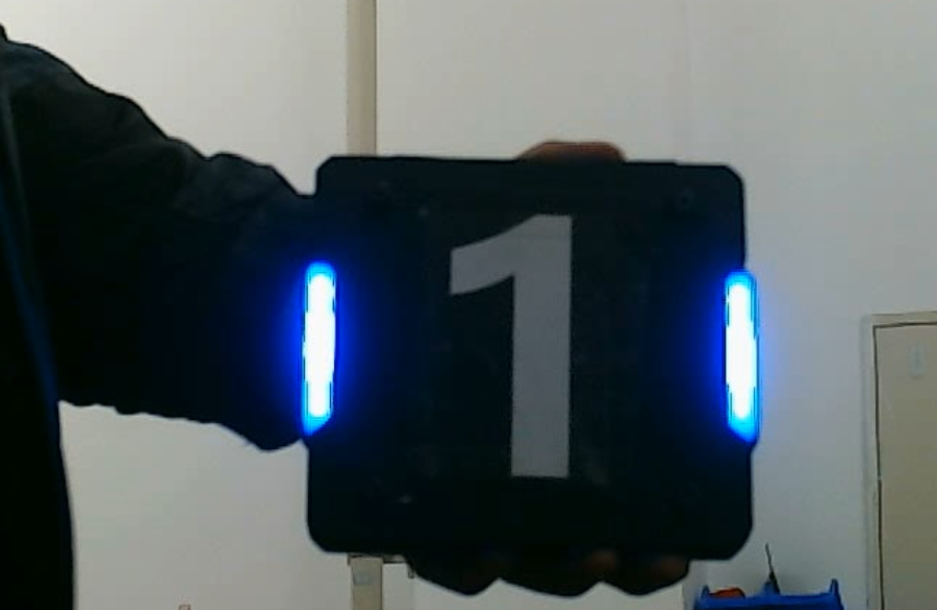
//> input picture img/armor1.png, 937 x 610 px
$ ./shape_detection   (built with g++ and OpenCV 4)
//> lines starting //> are read from the running program, lines starting //| are printed output that depends on the picture; after the words box and inside, x2 and y2 are one past the last pixel; in counts of white or black regions, pixels touching at a corner belong together
/*
特征识别模块
功能：
1 识别图片中的几何图形
2 识别0-9印刷体数字
*/

#include <opencv2/opencv.hpp>
#include <iostream>
#include <vector>
#include <map>
#include <string>
#include <filesystem>

using namespace std;
using namespace cv;

// 图形信息
struct ShapeInfo
{
    int id;
    string type;
    Point center;
    double area;
    Rect bbox;
    vector<Point> contour;
};

//图像预处理 二值图:轮廓检测  边缘图:几何分析
void preprocessForRecognition(
    const Mat& image,
    Mat& binary,
    Mat& edges)
{
    Mat gray;
//转灰度图
    if (image.channels() == 3)
        cvtColor(image, gray, COLOR_BGR2GRAY);
    else
        gray = image.clone();

    Mat blurred;
    GaussianBlur(gray, blurred, Size(5,5),2.0);//第二次更改1.5->2.0
    // 光照不均:自适应阈值-二值化
    //参数:输入 输出 最大像素值
    //阈值计算方式(局部高斯平均)
    //局部窗口大小(11*11)
    //阈值调整常数(用于调节亮度threshold = mean - 参数)
    adaptiveThreshold(
        blurred,
        binary,
        255,
        ADAPTIVE_THRESH_GAUSSIAN_C,
        THRESH_BINARY_INV,
        11,
        2
    );
//8:测试
imshow("binary",binary);
waitKey(0);

//第二次更改:去噪
Mat kernel = getStructuringElement(MORPH_ELLIPSE, Size(3,3));
morphologyEx(binary, binary, MORPH_OPEN, kernel);
morphologyEx(binary, binary, MORPH_CLOSE, kernel);
//第3次更改:50-> 40;100->80
    Canny(blurred, edges, 40, 80);
//梯度 > 参数四 → 强边缘
// 参数三 < 梯度 <参数四 → 弱边缘
// <参数三 → 非边缘
}

 //根据图形类型返回对应的绘制颜色。
 Scalar getShapeColor(const string& type)
{
    map<string, Scalar> colors =
    {
        {"Triangle", Scalar(0,255,255)},
        {"Rectangle", Scalar(0,255,0)},
        {"Square", Scalar(255,255,0)},
        {"Pentagon", Scalar(255,0,255)},
        {"Hexagon", Scalar(255,165,0)},
        {"Circle", Scalar(0,0,255)},
        {"Ellipse", Scalar(255,0,0)},
        {"Polygon", Scalar(128,128,128)},
        {"Unknown", Scalar(255,255,255)}
    };

    if(colors.count(type))//检查该类型是否存在
        return colors[type];

    return Scalar(255,255,255);
}

//形状归类
string classifyShape(
    const vector<Point>& approx,
    double area,
    double perimeter,
    double aspect_ratio
)//近似轮廓, 面积, 周长, 宽高比
{
    int vertices = approx.size();//顶点个数,圆形的近似轮廓顶点数量通常 > 6

    //计算圆度,判断是不是圆形
    double circularity = 0;
    //公式:circularity = 4*pi*A / P²
    if(perimeter > 0)
    {
        circularity = 4 * CV_PI * area / (perimeter * perimeter);
    }


    if(vertices == 3)
        return "Triangle";

    else if(vertices == 4)
    {
        if(aspect_ratio > 0.9 && aspect_ratio < 1.1)//对比宽高比
            return "Square";
        else
            return "Rectangle";
    }

    else if(vertices == 5)
        return "Pentagon";//五边形

    else if(vertices == 6)
        return "Hexagon";//六边形

    else if(vertices > 6)
    {
        if(circularity > 0.75)
            return "Circle";
        else if(aspect_ratio < 0.8 || aspect_ratio > 1.2)//对比宽高比
            return "Ellipse";//椭圆
        else
            return "Polygon";//多边形
    }

    return "Unknown";
}


//几何图形检测
vector<ShapeInfo> detectShapes(
        const Mat& image,
        const Mat& binary,
        const Mat& edges,
        Mat& annotated)//标注图
{
    cout << "\n开始[几何图形检测]\n";

//轮廓检测
    vector<vector<Point>> contours;
//第三次更改,轮廓闭合处理 7:12->10->2 ;6:MORPH_CROSS->MORPH_ELLIPSE
    Mat closed;
    Mat close_kernel = getStructuringElement(MORPH_ELLIPSE, Size(2,2));
    morphologyEx(edges, closed, MORPH_CLOSE, close_kernel,Point(-1,-1),2);

    findContours(
        closed,//3:morph->closed
        contours,
        RETR_EXTERNAL,
        CHAIN_APPROX_SIMPLE
    );
    annotated = image.clone();//创建标注图

    vector<ShapeInfo> shapes;

    for(size_t i=0;i<contours.size();i++)
    {
        double area = contourArea(contours[i]);
        //过滤噪声
        if(area < 100)
            continue;

        double perimeter = arcLength(contours[i], true);//参数:轮廓,是否为闭合曲线

        vector<Point> approx;
        //轮廓近似 参数epsilon = 0.02 * perimeter
        approxPolyDP(
            contours[i],
            approx,
            0.02 * perimeter,
            true
        );

        //计算包围矩形
        Rect rect = boundingRect(approx);

        double aspect_ratio = (double)rect.width / rect.height;
        //判断形状
        string type = classifyShape(
                approx,
                area,
                perimeter,
                aspect_ratio
        );

        Moments m = moments(contours[i]);

        int cx, cy;
        //计算中心点坐标
        if(m.m00 != 0)
        {
            cx = int(m.m10/m.m00);
            cy = int(m.m01/m.m00);
        }
        else
        {
            cx = rect.x + rect.width/2;
            cy = rect.y + rect.height/2;
        }
//存储形状信息
        ShapeInfo info;

        info.id = shapes.size()+1;
        info.type = type;
        info.center = Point(cx,cy);
        info.area = area;
        info.bbox = rect;
        info.contour = contours[i];

        shapes.push_back(info);

        Scalar color = getShapeColor(type);

        drawContours(
            annotated,
            vector<vector<Point>>{approx},
            -1,
            color,
            2
        );

        circle(annotated, Point(cx,cy),5,Scalar(0,0,255),-1);

        putText(
            annotated,
            type,
            Point(rect.x,rect.y-10),
            FONT_HERSHEY_SIMPLEX,
            0.6,
            color,
            2
        );

        cout<<" 图形 "<<info.id<<" : "<<type<<endl;
    }

    cout<<"检测完成 "<<shapes.size()<<" 个图形\n";
// [5 lines of commented-out code are left out]

    return shapes;

}

//创建数字模板
map<int, Mat> createDigitTemplates()//这名字怎么也这么长...
{
    //创建模板对象
    map<int,Mat> templates;

    //设置模板大小
    int w = 50;
    int h = 70;

    //生成0-9的数字模板
    for(int number = 0;number<10;number++)
    {
        //创建空黑图像
        Mat temp = Mat::zeros(h,w,CV_8UC1);
        //创建图像内数字
        string text = to_string(number);

        int baseline=0;//用于文字排版的基线

        double fontsize = 3.1;

                        //确定文字位置 参数：内容、字体类型、缩放比例、线宽、*基线（返回字体基线高度
                        //返回文字高度和文字宽度
        Size textSize = getTextSize(
                text,
                FONT_HERSHEY_SIMPLEX,
                fontsize,
                1,
                &baseline
        );
        //让文字居中
        int x = (w - textSize.width)/2;
        int y = (h + textSize.height)/2;

        putText(
            temp,
            text,
            Point(x,y),
            FONT_HERSHEY_SIMPLEX,
            fontsize,
            255,
            5
        );
        templates[number] = temp;
    }

    return templates;
}


//数字识别结构体
struct DigitInfo
{
    int digit;
    double confidence;
    Rect bbox;
};

//6:调整画幅进行匹配,防止拉伸导致匹配不成功
Mat resizeFill(const Mat& src,Size size)
{
    Mat dst(size, src.type(),Scalar(0));

    double ratio = min(((double)size.width / src.cols),
                       ((double)size.height / src.rows));

    int newH = static_cast<int>(src.rows * ratio);
    int newW = static_cast<int>(src.cols * ratio);

    Mat resized;
    resize(src,resized,Size(newW,newH));

    return resized;
}

//数字识别,找到所有数字轮廓
vector<DigitInfo> recognizeDigits(
        const Mat& image,
        const Mat& binary,
        map<int,Mat>& templates,
        Mat& annotated)
{
    cout<<"\n开始[数字识别]\n";

    vector<vector<Point>> contours;

    findContours(
        binary,
        contours,
        RETR_EXTERNAL,
        CHAIN_APPROX_SIMPLE
    );

    annotated = image.clone();

    vector<DigitInfo> digits;

    for(auto& c:contours)
    {
        Rect r = boundingRect(c);

        double area = contourArea(c);

        //筛选有效轮廓,太小的轮廓直接忽略
        if(r.width < 10 || r.height < 20 || area < 100)
            continue;


//提取ROI （region of interest）
        //截取数字区域
        Mat roi = binary(r);//4:binary->binary_for_digits

        //统一尺寸，不然匹配函数无法比较

        roi = resizeFill(roi,Size(50,70));//模板大小 50*70

//初始化最佳匹配

        int best_digit = -1;
        double best_score = 1e9;

        for(auto& item:templates)
        {
// //6:测试：
// imshow("roi",roi);
// imshow("template",item.second);
// waitKey(0);
            Mat result;

            matchTemplate(
                roi,
                item.second,
                result,
                TM_SQDIFF_NORMED
            );//从roi中与模板匹配，输出到result中，用TM_SQDIFF_NORMED方法

            //找到最小匹配误差
            double minVal;

            minMaxLoc(result, &minVal);//参数二用于存储最小值地址

            //更新最佳匹配
            if(minVal < best_score)
            {
                best_score = minVal;
                best_digit = item.first;
            }
        }
//信息写入
        if(best_score < 0.3)
        {
            DigitInfo info;

            info.digit = best_digit;
            info.confidence = 1 - best_score;
            info.bbox = r;

            digits.push_back(info);

            rectangle(
                annotated,
                r,
                Scalar(0,255,0),
                2
            );

            putText(
                annotated,
                to_string(best_digit),
                Point(r.x,r.y-10),
                FONT_HERSHEY_SIMPLEX,
                0.8,
                Scalar(0,0,255),
                2
            );

            cout<<"识别数字 "<<best_digit
                <<" 置信度 "<<1-best_score<<endl;
        }
    }

    cout<<"数字识别完成 "<<digits.size()<<" 个\n";

    return digits;
}

void runShapeRecognition(string image_path)
{
//> called with image_path = "../img/armor1.png"
    cout<<"\n开始特征识别\n";

    Mat image = imread(image_path);
//> image is the input picture: 610 rows x 937 cols, CV_8UC3; mean B, G, R 96.2, 91.7, 81.8

    if(image.empty())
    {
        cout<<"[错误]读取图像失败\n";
        return;
    }

    Mat binary, edges;

    preprocessForRecognition(image, binary, edges);
//> in preprocessForRecognition, `cvtColor(image, gray, COLOR_BGR2GRAY);`:
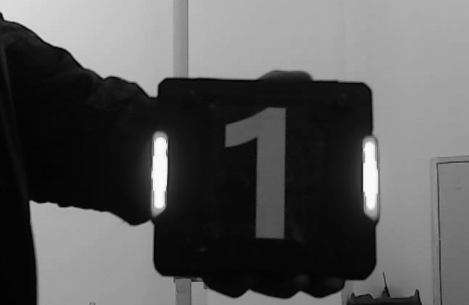
//> gray: 610 rows x 937 cols, CV_8UC1 (shown at 1/2 size); min 1, max 253, mean 89.3
//> in preprocessForRecognition, `adaptiveThreshold( blurred, binary, 255, ADAPTIVE_THRESH_GAUSSIAN_C, T..`:
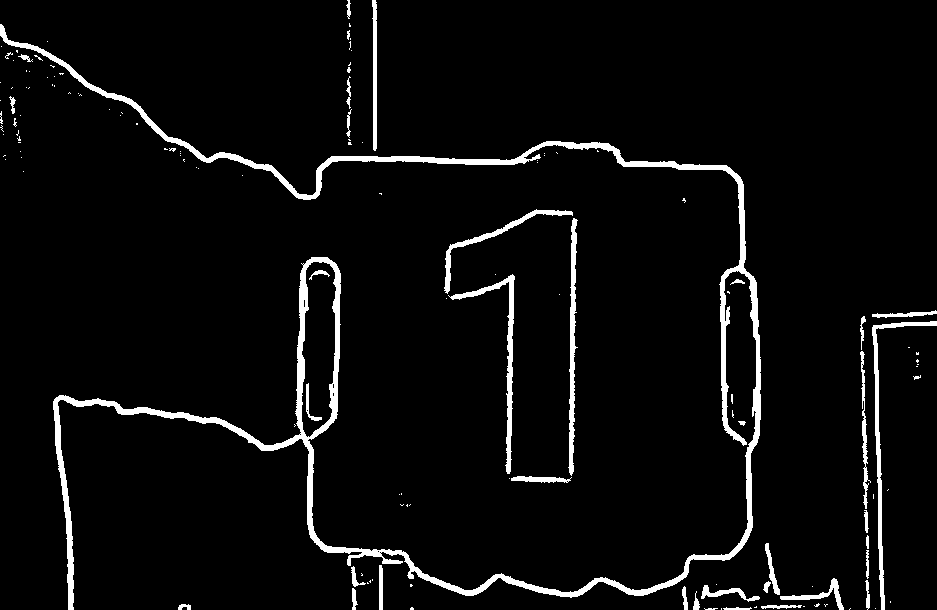
//> binary: 610 rows x 937 cols, CV_8UC1; 4.5% white; 139 white regions (100 under 20 px), largest, box (x1, y1, x2, y2) and area: (0, 24, 761, 610) 16417, (872, 321, 937, 610) 1427, (448, 274, 515, 474) 1302
//> in preprocessForRecognition, `morphologyEx(binary, binary, MORPH_OPEN, kernel);`:
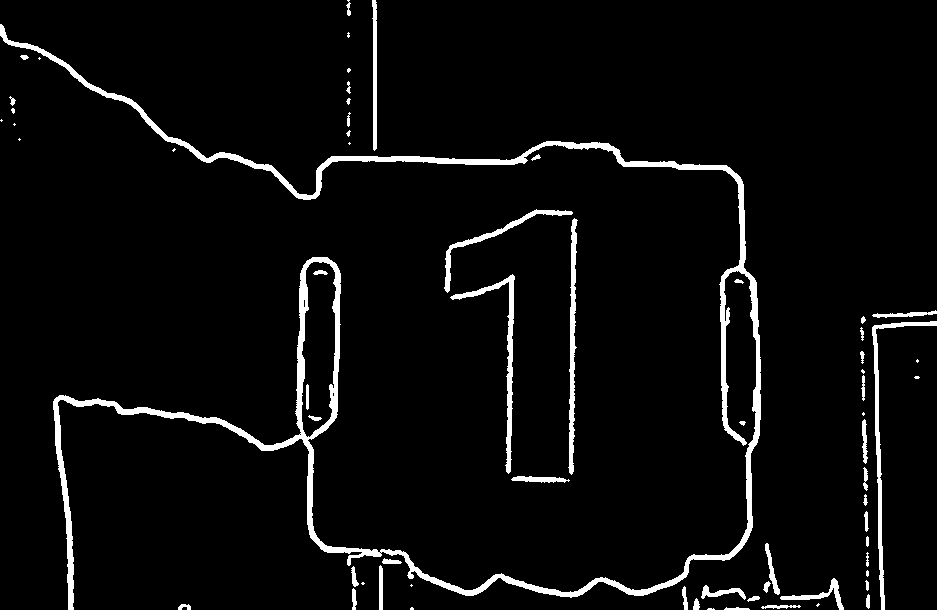
//> binary: 610 rows x 937 cols, CV_8UC1; 4.4% white; 66 white regions (20 under 20 px), largest, box (x1, y1, x2, y2) and area: (0, 24, 761, 610) 16230, (872, 321, 937, 610) 1426, (450, 274, 515, 474) 1291
//> in preprocessForRecognition, `Canny(blurred, edges, 40, 80);`:
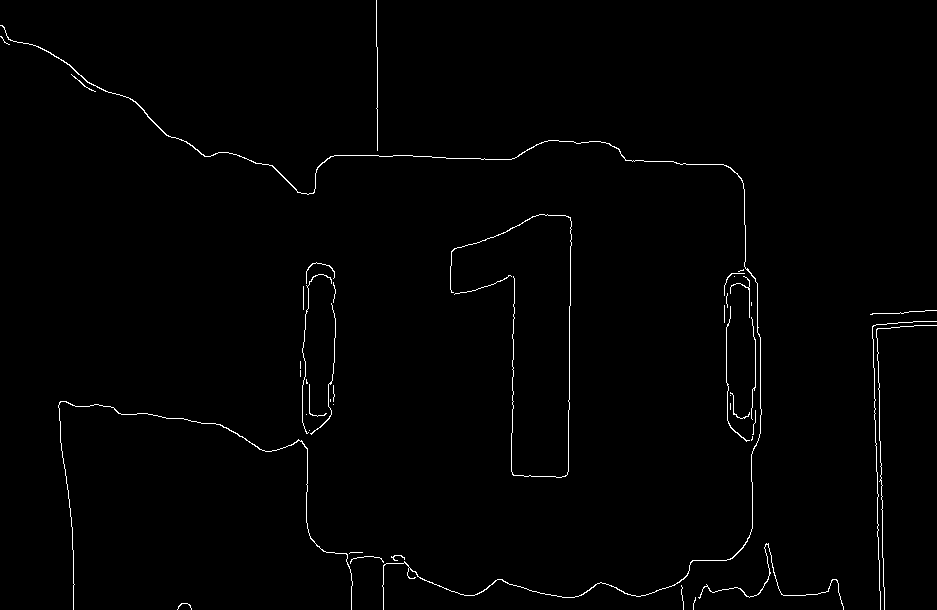
//> edges: 610 rows x 937 cols, CV_8UC1; 1% white in thin lines or dots

    Mat shape_img;

    vector<ShapeInfo> shapes =
        detectShapes(image, binary, edges,shape_img);
//> in detectShapes, `morphologyEx(edges, closed, MORPH_CLOSE, close_kernel,Point(-1,-1),2);`:
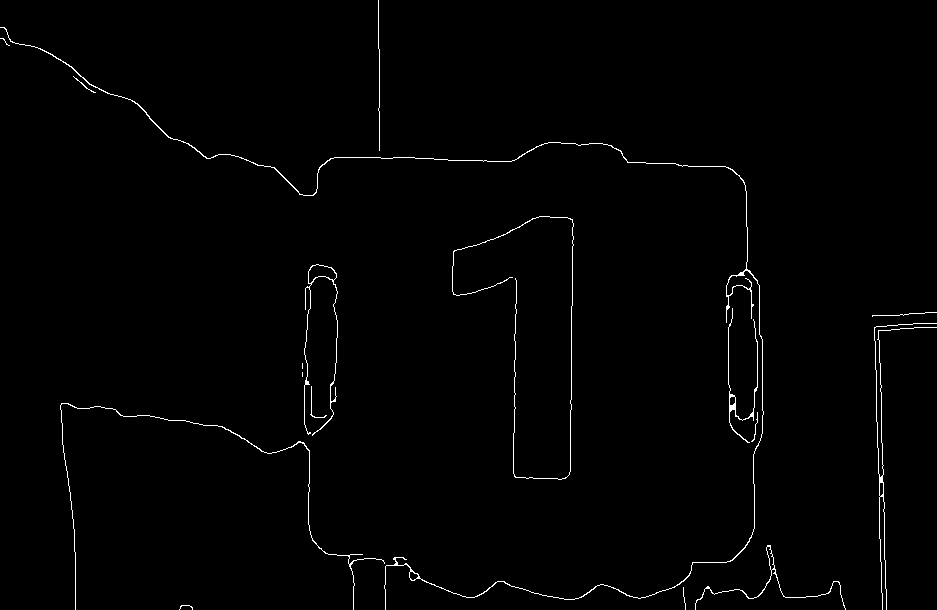
//> closed: 610 rows x 937 cols, CV_8UC1; 1% white in thin lines or dots
//> in detectShapes, `findContours( closed, contours, RETR_EXTERNAL, CHAIN_APPROX_SIMPLE );`: contours = 17 contours, 10 with area under 20; largest, box (x1, y1, x2, y2) and area: (0, 27, 764, 610) 419, (304, 264, 338, 436) 382, (695, 545, 846, 610) 142, (728, 308, 758, 443) 136, (874, 323, 937, 610) 76, (60, 403, 385, 610) 66, (452, 216, 574, 480) 22
//> the loop in detectShapes, `for(size_t i=0;i<contours.size();i++)` made 17 passes
//> (area, perimeter, aspect_ratio, vertices in classifyShape, circularity in classifyShape, type, cx, cy) on passes 3, 11, 12, 16: (142.5, 559.2, 2.32, 12, 0.00573, "Ellipse", 765, 566), (135.5, 564.7, 0.215, 8, 0.00534, "Ellipse", 736, 405), (382.5, 849.3, 0.174, 6, 0.00666, "Hexagon", 320, 287), (419, 3816.2, 1.28, 8, 0.000362, "Ellipse", 439, 337)
//> (printed output is left out)
//> pass 3, in detectShapes, `putText( annotated, type, Point(rect.x,rect.y-10), FONT_HERSHEY_SIMPLE..`:
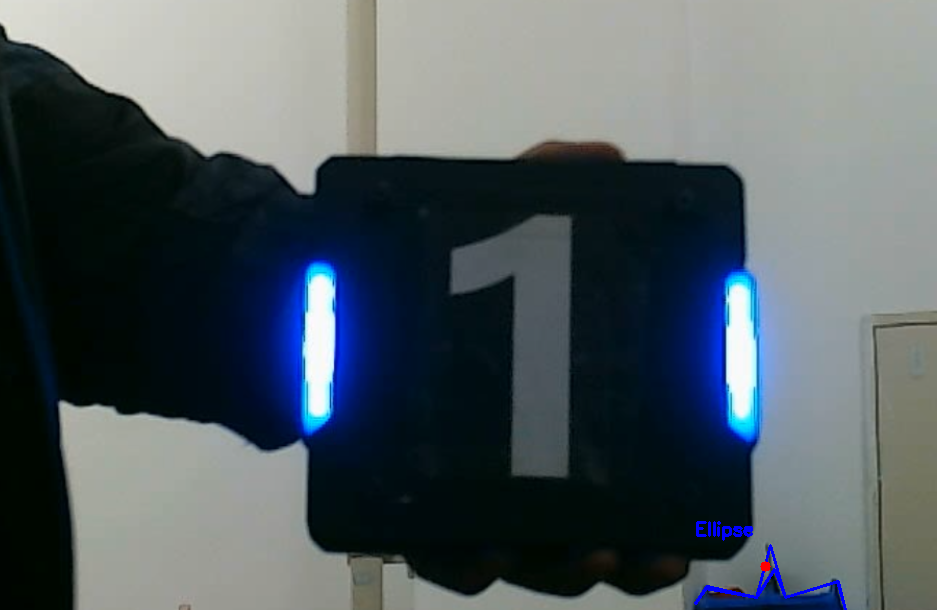
//> annotated: 610 rows x 937 cols, CV_8UC3; 0.26% of pixels changed, all inside (x1, y1, x2, y2) = (694, 521, 847, 610)
//> after the loop in detectShapes, `for(size_t i=0;i<contours.size();i++)`:
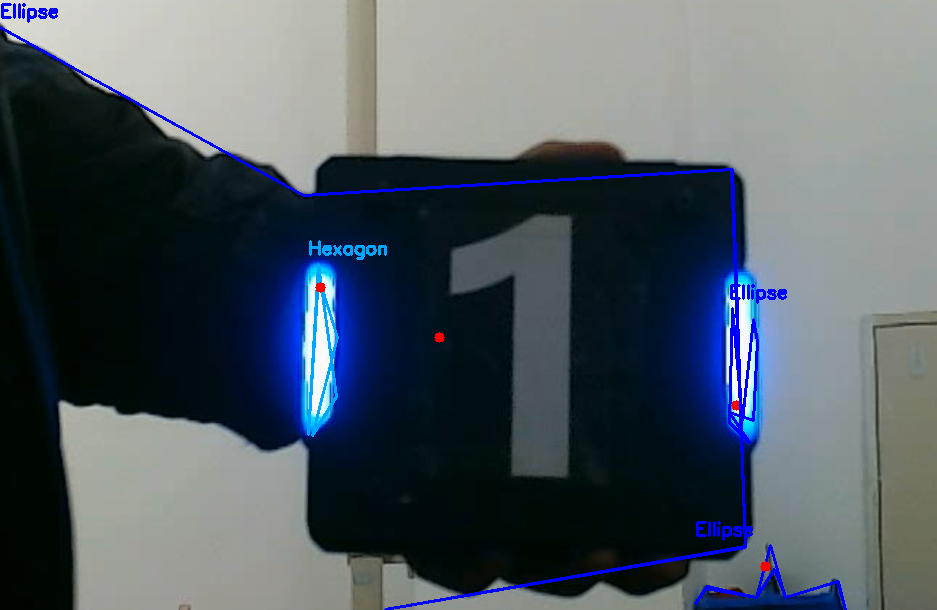
//> annotated: 610 rows x 937 cols, CV_8UC3; 1.61% of pixels changed, all inside (x1, y1, x2, y2) = (0, 3, 787, 610)
//| 检测完成 4 个图形
//> shapes = 4 items

    map<int,Mat> templates =
        createDigitTemplates();

    Mat digit_img;

    vector<DigitInfo> digits =
        recognizeDigits(image, binary, templates, digit_img);
//> in recognizeDigits, `findContours( binary, contours, RETR_EXTERNAL, CHAIN_APPROX_SIMPLE );`: contours = 59 contours, 27 with area under 20; largest, box (x1, y1, x2, y2) and area: (0, 24, 761, 610) 22968, (872, 321, 937, 610) 1080, (450, 274, 515, 474) 1038, (568, 218, 578, 475) 984, (444, 209, 573, 293) 676
//> the loop in recognizeDigits, `for(auto& c:contours)` made 59 passes
//> (r, area, ratio in resizeFill, newH in resizeFill, newW in resizeFill, best_score, best_digit) on passes 15, 21, 35, 38, 39, 40, 57: (Rect(780, 578, 64, 32), 326.5, 0.781, 25, 50, 1, 0), (Rect(763, 543, 17, 52), 221, 1.35, 70, 22, 0.95, 1), (Rect(872, 321, 65, 289), 1079.5, 0.242, 70, 15, 1, 0), (Rect(450, 274, 65, 200), 1037.5, 0.35, 70, 22, 1, 0), (Rect(568, 218, 10, 257), 983.5, 0.272, 70, 2, 0.653, 1), (Rect(444, 209, 129, 84), 676, 0.388, 32, 50, 1, 0), (Rect(0, 24, 761, 586), 22967.5, 0.0657, 38, 50, 1, 0)
//> after the loop in recognizeDigits, `for(auto& c:contours)`: digits = 0 items
//| 数字识别完成 0 个
//> digits = 0 items

    imwrite("../img/output/shape_detection/shapes.jpg", shape_img);
    imwrite("../img/output/shape_detection/digits.jpg", digit_img);

    cout<<"===== 识别完成 =====\n";
}

int main(int argc,char** argv)
{
    string path="../img/armor1.png";

    if(argc>1)
        path=argv[1];

    runShapeRecognition(path);

    return 0;
}
